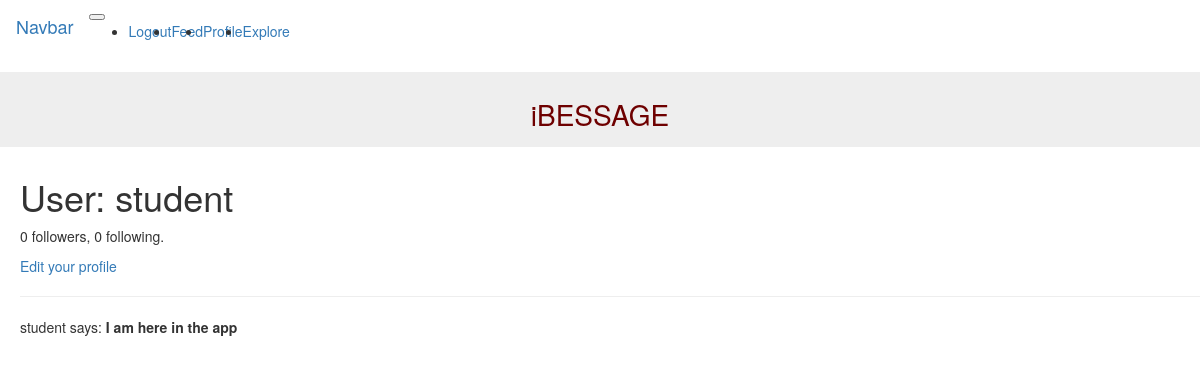
The page /user/student (signed in) on the database its author committed.
### app/models.py (models this page shows, shortened)
class User(UserMixin, db.Model):
    id = db.Column(db.Integer, primary_key=True)
    username = db.Column(db.String(64), index=True, unique=True)
    email = db.Column(db.String(120), index=True, unique=True)
    password_hash = db.Column(db.String(128))
    posts = db.relationship('Post', backref='author', lazy='dynamic')
    followed = db.relationship(
        'User', secondary=followers,
        primaryjoin=(followers.c.follower_id == id),
        secondaryjoin=(followers.c.followed_id == id),
        backref=db.backref('followers', lazy='dynamic'), lazy='dynamic')

class Post(db.Model):
    id = db.Column(db.Integer, primary_key=True)
    body = db.Column(db.String(140))
    timestamp = db.Column(db.DateTime, index=True, default=datetime.utcnow)
    user_id = db.Column(db.Integer, db.ForeignKey('user.id'))

### app/routes.py (the view)
@app.route('/user/<username>')
@login_required
def user(username):
    user = User.query.filter_by(username=username).first_or_404()
    posts = user.posts.order_by(Post.timestamp.desc())
    return render_template('user.html', user=user, posts=posts)

### app/models.py (called while the page is built)
@login.user_loader
def load_user(id):
    return User.query.get(int(id))

### app/templates/user.html (shortened to what this page needs)
{% extends "base.html" %}
{% block appcontent %}
    <h1>User: {{ user.username }}</h1>
    <p>{{ user.followers.count() }} followers, {{ user.followed.count() }} following.</p>
    {% if user == current_user %}
    <p><a href="{{ url_for('edit_profile') }}">Edit your profile</a></p>
    {% elif not current_user.is_following(user) %}
    <p><a href="{{ url_for('follow', username=user.username) }}">Follow</a></p>
    {% else %}
    <p><a href="{{ url_for('unfollow', username=user.username) }}">Unfollow</a></p>
    {% endif %}
    <hr>
    {% for post in posts %}
    <p>
    {{ post.author.username }} says: <b>{{ post.body }}</b>
    </p>
    {% endfor %}
{% endblock %}

### rows shown on the page
User: username "student"
Post: author.username "student", body "I am here in the app"

### other values the page prints
{{ user.followers.count() }} "0"
{{ user.followed.count() }} "0"
